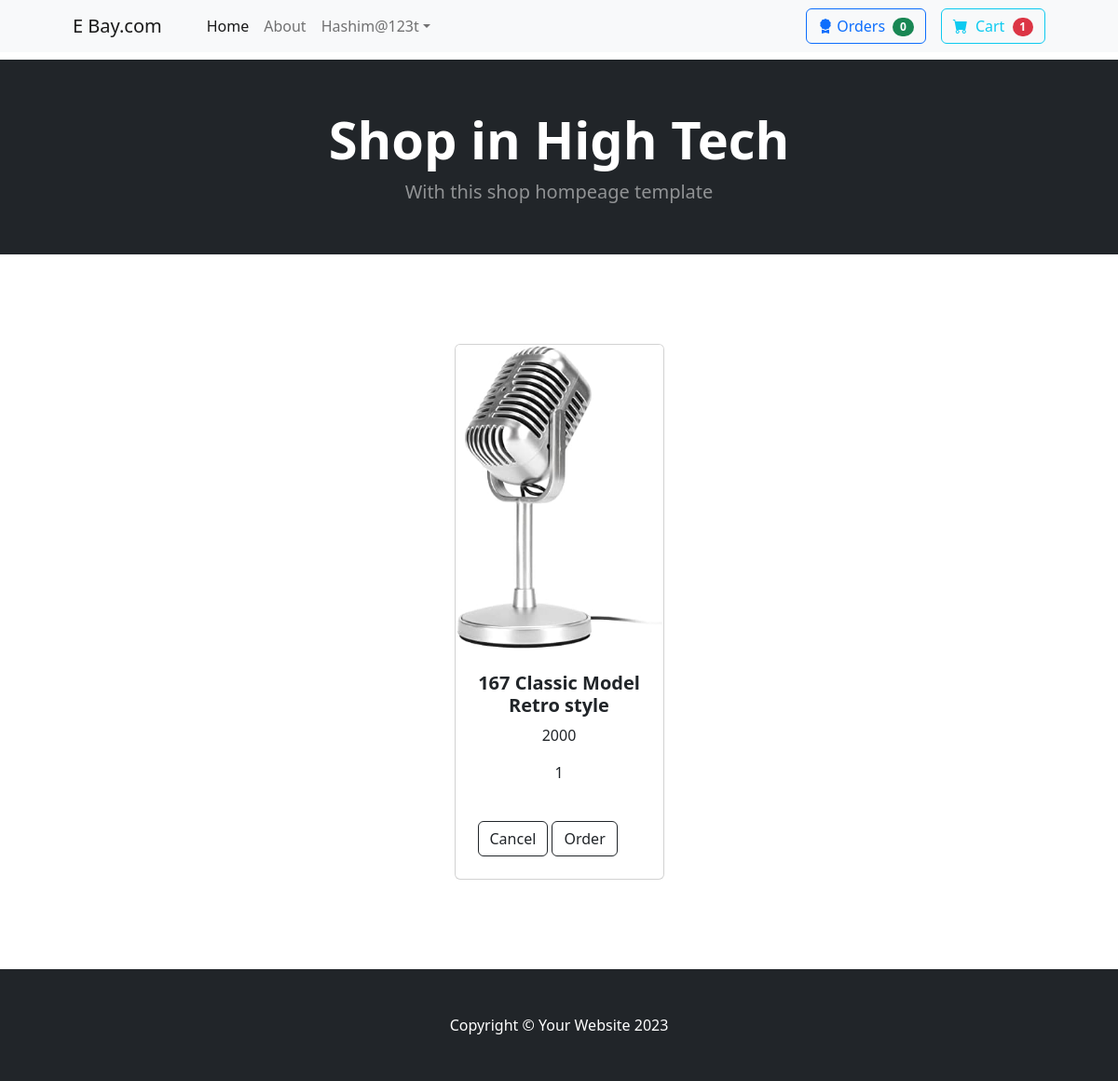
The page /cartlist (signed in) on the database as committed earlier.
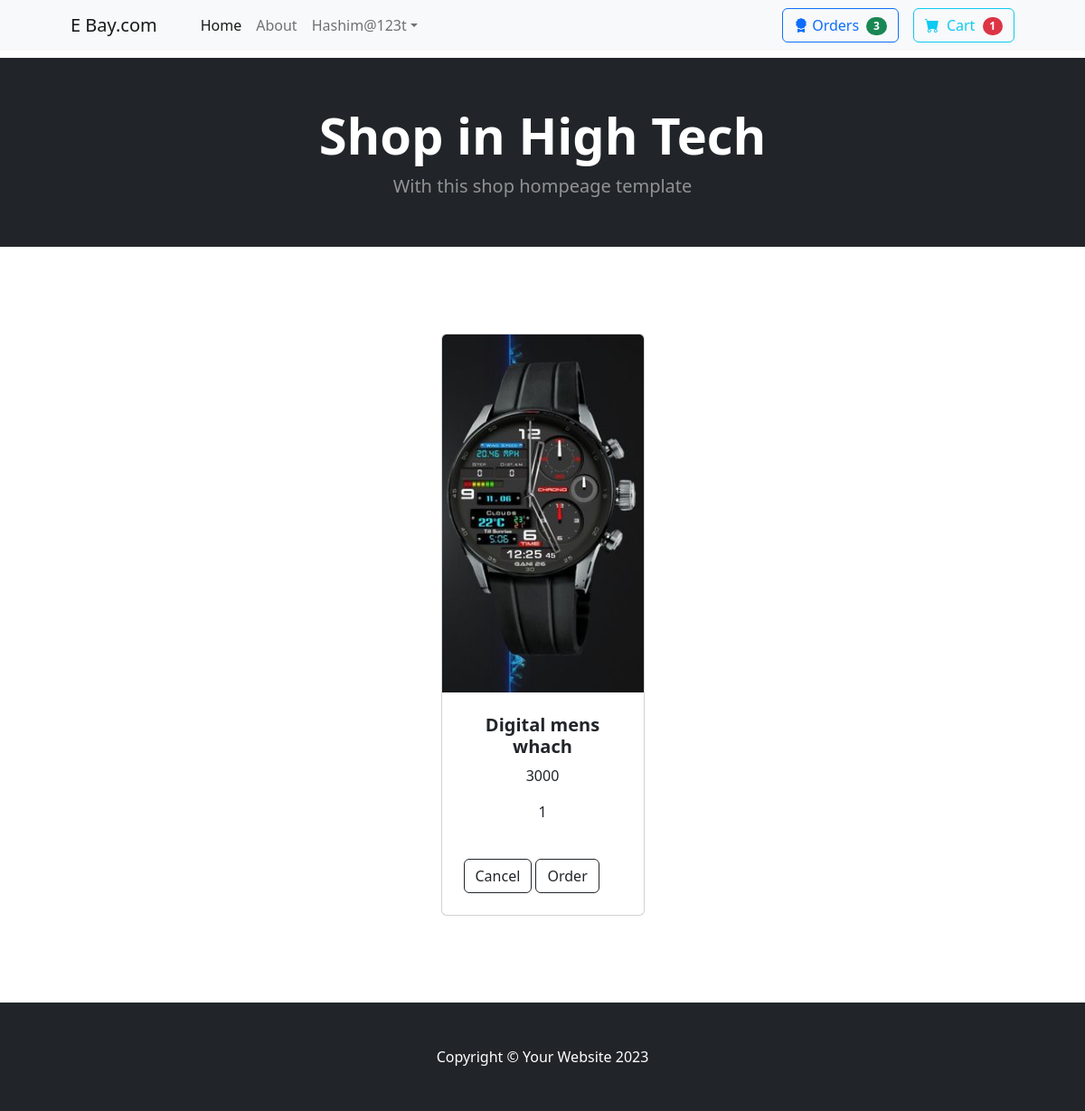
The same page on the database as committed later.
### owner/models.py (models this page shows, shortened)
class cart(models.Model):
  product_name=models.ForeignKey(product,on_delete=models.CASCADE)
  user=models.ForeignKey(User,on_delete=models.CASCADE)
  quantity=models.PositiveIntegerField(default=1)
  options=(
    ("in-cart","in-cart"),
    ("canceiled","canceiled"),
    ("order-placed","order-placed"),
  )
  status=models.CharField(max_length=100,default="in-cart",choices=options)
  date=models.DateField(auto_now_add=True)

class product(models.Model):
  product_name=models.CharField(max_length=100)
  price=models.PositiveIntegerField()
  image=models.ImageField(upload_to="media/product")
  description=models.TextField(max_length=200)
  category=models.ForeignKey(category,on_delete=models.CASCADE)
  rating=models.CharField( max_length=10,null=True)

### users/views.py (the view)
# urls.py: path('cartlist',views.CartListView.as_view(),name='cartlist_view'),
@method_decorator(login_required,name="dispatch")
class CartListView(ListView):
  model=cart
  template_name='cart_list.html'
  context_object_name="pro"
  def get_queryset(self):
    return cart.objects.filter(user=self.request.user).exclude(status="order-placed").order_by("-date")

### users/context_processors.py (called while the page is built)
def cart_count(request):
  if request.user.is_authenticated:
    count=cart.objects.filter(user=request.user).exclude(status="order-placed").count()
    return {"count":count}
  else:
    return {"count":0}

def order_count(request):
  if request.user.is_authenticated:
    ordercount=orders.objects.filter(user=request.user).count()
    return {"order_count":ordercount}
  else:
    return {"order_count":0}

### users/decorator.py (called while the page is built)
def login_required(fn):
  def wrapper(request,*args,**kwargs):
    if not request.user.is_authenticated:
      messages.warning(request,"you have to login first")
      return redirect("log_view")
    else:
      return fn(request,*args,**kwargs)
  return wrapper

### users/templates/cart_list.html
{% extends 'index.html' %}
{% block contant %}
<section class="py-5">
  <div class="container px-4 px-lg-5 mt-5">
    <div class="row gx-4 gx-lg-5 row-cols-2 row-cols-md-3 row-cols-xl-4 justify-content-center">
      {% for i in pro %}
      <div class="col mb-5">
        <div class="card h-100">
          <img class="card-img-top" src="{{ i.product_name.image.url }}" alt="..." />
          <div class="card-body p-4">
            <div class="text-center">
              <h5 class="fw-bolder">{{ i.product_name.product_name }}</h5>
              <p>{{ i.product_name.price }}</p>
              <p>{{ i.quantity }}</p>
            </div>
          </div>
          <div class="card-footer p-4 pt-0 border-top-0 bg-transparent d-flex justify-content-between">
            <div class="text-center"><a class="btn btn-outline-dark mt-auto"
                href="{% url 'cartcancel_view' %}">Cancel</a>
              <a class="btn btn-outline-dark mt-auto" href="{% url 'placeorder_view' i.id %}">Order</a>
            </div>
          </div>
        </div>
      </div>
      {% endfor %}
    </div>
  </div>
</section>
{% endblock %}

### users/templates/index.html (shortened to what this page needs)
{% load static %}
<!DOCTYPE html>
<html lang="en">
    <head>
        <link href="https://cdn.jsdelivr.net/npm/bootstrap-icons@1.5.0/font/bootstrap-icons.css" rel="stylesheet" />
        <link href="{% static 'css/styles.css' %}" rel="stylesheet" />
    </head>
    <body>
        <nav class="navbar navbar-expand-lg navbar-light bg-light">
            <div class="container px-4 px-lg-5">
                <a class="navbar-brand" href="#!">E Bay.com</a>
                <div class="collapse navbar-collapse" id="navbarSupportedContent">
                    <ul class="navbar-nav me-auto mb-2 mb-lg-0 ms-lg-4">
                        <li class="nav-item"><a class="nav-link active" aria-current="page"
                                href="{% url 'home_view' %}">Home</a></li>
                        <li class="nav-item"><a class="nav-link" href="#!">About</a></li>
                        <li class="nav-item dropdown">
                            <a class="nav-link dropdown-toggle" id="navbarDropdown" href="#" role="button"
                                data-bs-toggle="dropdown" aria-expanded="false">{{request.user}}t</a>
                        </li>
                    </ul>
                    <form class="d-flex mx-3">
                        <a href="{% url 'userorderlist_view' %}" class="btn btn-outline-primary" type="submit">
                            <i class="bi bi-award-fill"></i>
                            Orders
                            <span class="badge bg-success text-white ms-1 rounded-pill">{{ order_count }}</span>
                        </a>
                    </form>
                    <form class="d-flex">
                        <a href="{% url 'cartlist_view' %}" class="btn btn-outline-info" type="submit">
                            <i class="bi-cart-fill me-1"></i>
                            Cart
                            <span class="badge bg-danger text-white ms-1 rounded-pill">{{ count }}</span>
                        </a>
                    </form>
                </div>
            </div>
        </nav>
        <section class="d-flex justify-content-end p-1">
        </section>
        <header class="bg-dark py-1">
            <div class="container px-4 px-lg-5 my-5">
                <div class="text-center text-white">
                    <h1 class="display-4 fw-bolder">Shop in High Tech</h1>
                    <p class="lead fw-normal text-white-50 mb-0">With this shop hompeage template</p>
                </div>
            </div>
        </header>
        {% block contant %}{% endblock %}
        <footer class="py-5 bg-dark">
            <div class="container">
                <p class="m-0 text-center text-white">Copyright &copy; Your Website 2023</p>
            </div>
        </footer>
    </body>
</html>

Rows that differ between the two databases and show on the page:
no longer on this page (row edited): cart: product_name.image (picture), product_name.product_name "167 Classic Model Retro style", product_name.price "2000", quantity "1"
added cart: product_name.image (picture), product_name.product_name "Digital mens whach", product_name.price "3000", quantity "1"
Other text that changed with them:
{{ order_count }}: "0" → "3"
